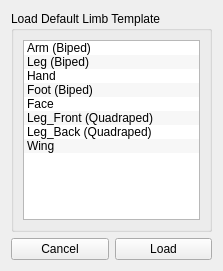
<?xml version="1.0" encoding="UTF-8"?>
<ui version="4.0">
 <class>Form</class>
 <widget class="QWidget" name="Form">
  <property name="geometry">
   <rect>
    <x>0</x>
    <y>0</y>
    <width>223</width>
    <height>271</height>
   </rect>
  </property>
  <property name="windowTitle">
   <string>Form</string>
  </property>
  <layout class="QVBoxLayout" name="verticalLayout_2">
   <item>
    <layout class="QVBoxLayout" name="verticalLayout">
     <item>
      <widget class="QGroupBox" name="groupBox">
       <property name="title">
        <string>Load Default Limb Template</string>
       </property>
       <layout class="QHBoxLayout" name="horizontalLayout_4">
        <item>
         <widget class="QListWidget" name="listWidget">
          <property name="dragEnabled">
           <bool>true</bool>
          </property>
          <property name="dragDropMode">
           <enum>QAbstractItemView::DragOnly</enum>
          </property>
          <property name="alternatingRowColors">
           <bool>true</bool>
          </property>
          <property name="selectionMode">
           <enum>QAbstractItemView::ExtendedSelection</enum>
          </property>
          <item>
           <property name="text">
            <string>Arm (Biped)</string>
           </property>
          </item>
          <item>
           <property name="text">
            <string>Leg (Biped)</string>
           </property>
          </item>
          <item>
           <property name="text">
            <string>Hand</string>
           </property>
          </item>
          <item>
           <property name="text">
            <string>Foot (Biped)</string>
           </property>
          </item>
          <item>
           <property name="text">
            <string>Face</string>
           </property>
          </item>
          <item>
           <property name="text">
            <string>Leg_Front (Quadraped)</string>
           </property>
          </item>
          <item>
           <property name="text">
            <string>Leg_Back (Quadraped)</string>
           </property>
          </item>
          <item>
           <property name="text">
            <string>Wing</string>
           </property>
          </item>
         </widget>
        </item>
       </layout>
      </widget>
     </item>
     <item>
      <layout class="QHBoxLayout" name="horizontalLayout">
       <item>
        <widget class="QPushButton" name="pushButton_2">
         <property name="text">
          <string>Cancel</string>
         </property>
        </widget>
       </item>
       <item>
        <widget class="QPushButton" name="pushButton">
         <property name="text">
          <string>Load</string>
         </property>
        </widget>
       </item>
      </layout>
     </item>
    </layout>
   </item>
  </layout>
 </widget>
 <resources/>
 <connections/>
</ui>
